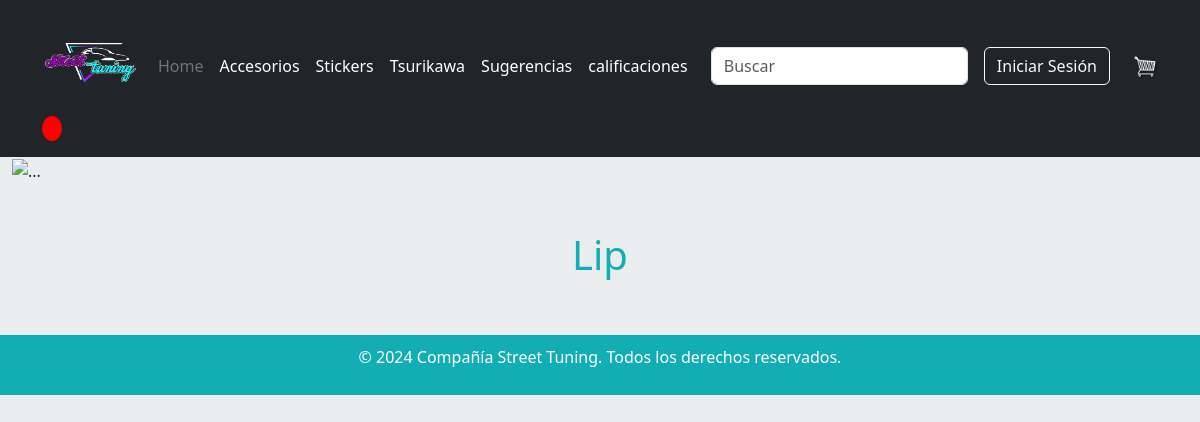
Page /lip on the earlier database version.
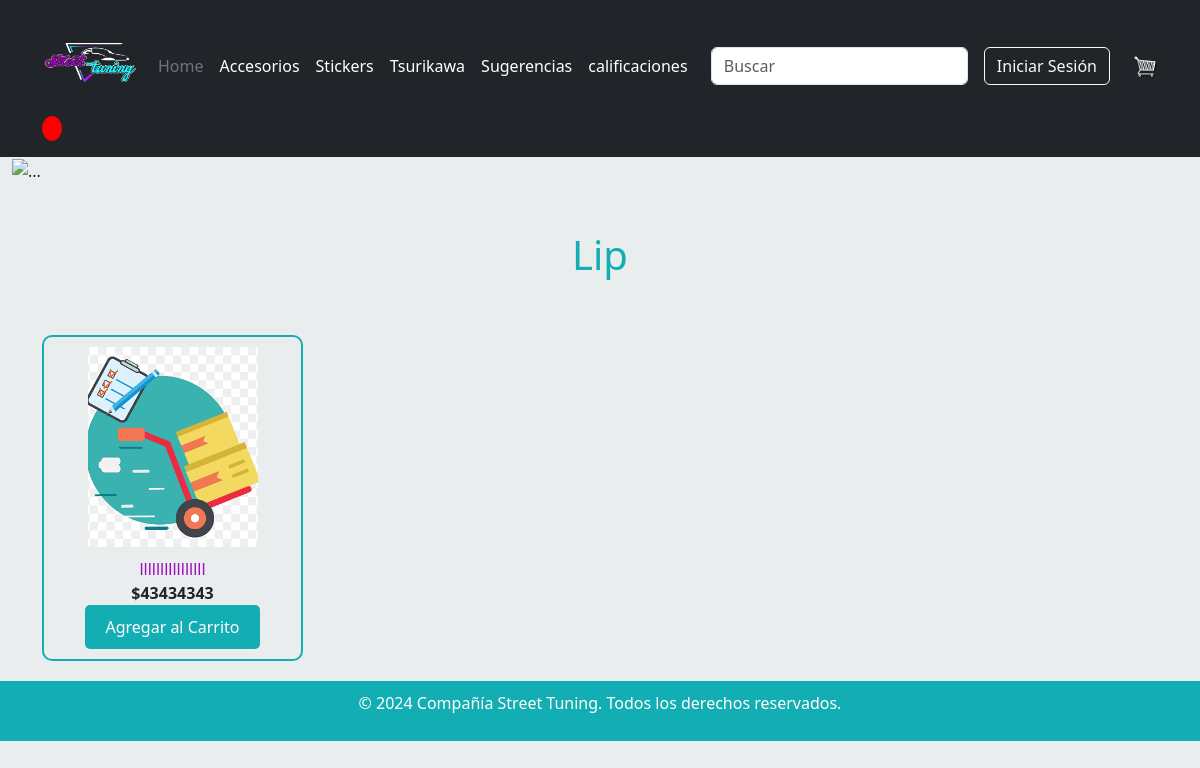
Same page on the later database version.
### appweb/models.py (models this page shows, shortened)
class Producto(models.Model):
    id_producto = models.UUIDField(primary_key=True, default=uuid.uuid4, editable=False)
    nombre = models.CharField(max_length=4000)
    cantidad = models.IntegerField()
    precio = models.IntegerField()
    categoria = models.ForeignKey(Categoria, on_delete=models.CASCADE)
    foto = models.ImageField(upload_to="producto",null=True)

### appweb/views.py (the view)
# urls.py: path('lip', lip, name='lip'),
def lip(request):
    lip = Producto.objects.filter(categoria__id_categoria='95b79381-966f-40bb-adc1-7434b5f020ea')
    data ={
        'lip' : lip
    }
    return render(request, "lip.html",data)

### appweb/context_processors.py (called while the page is built)
def carrito_items(request):
    if request.user.is_authenticated:
        try:
            cliente = Cliente.objects.get(usuario=request.user)
            orden, created = Orden.objects.get_or_create(cliente=cliente, complete=False)
            carritoItems = orden.get_carrito_items
        except Cliente.DoesNotExist:
            carritoItems = 0
    else:
        carritoItems = 0
    return {'carritoItems': carritoItems}

### appweb/templates/lip.html (shortened to what this page needs)
{% extends 'base.html' %}
{% load static %}
{% block contenido %}
<head>
</head>
<div class="pag-accesorios">
  <div class="container-fluid">
    <img src="{% static './imagenes/principalAccesorios.png'%}" class="img-fluid" alt="...">
  </div>
  <div class="container">
    <br>
    <br>
    <h1>Lip</h1>
    <br>
    <br>
    <div class="row">
      {% for p in lip %}
      <div class="col-md-3">
        <div class="catalog-item text-center">
          {% if p.foto %}
          <img width="170" height="350" src="{{p.foto.url}}" class="img-responsive wp-post-image" alt="LuzDeSecuencia"
            class="img-fluid">
          {% else %}
          <img width="270" height="350" src="" class="img-responsive wp-post-image" alt="LuzDeSecuencia"
            class="img-fluid">
          {% endif%}
          <div class="catalog-item-title">{{p.nombre}}</div>
          <div class="catalog-item-price">${{p.precio|floatformat:0}}</div>
          <button data-p="{{ p.id_producto }}" data-action="add" class="btn-agregar add-btn update-cart">
            Agregar al Carrito
        </button>
        </div>
      </div>
      {% endfor %}
    </div>
</div>
</div>
  {% endblock %}

Differences in the rows shown:
added Producto: foto (picture), nombre "llllllllllllllll", precio "43434343"
